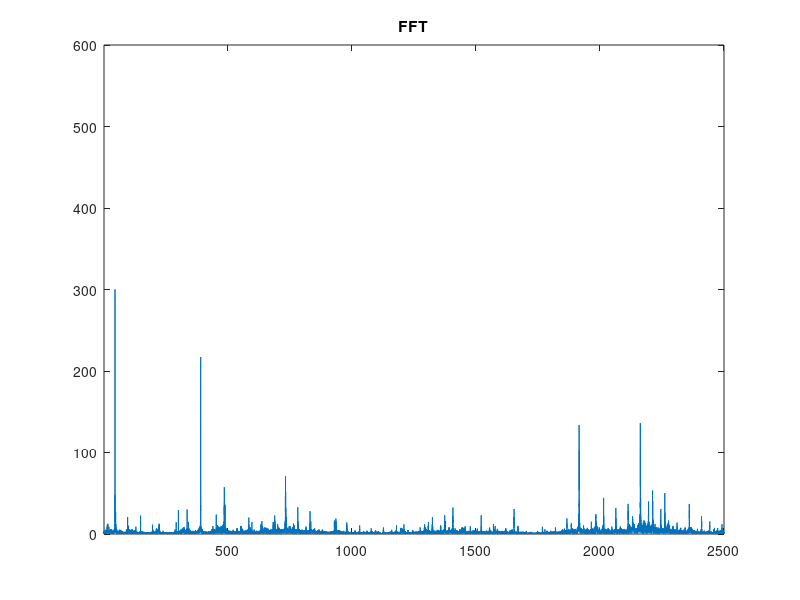

The MATLAB source for this figure:
clc;
clear;
%% señal
%frecuencia muestreo:
Fs = 5000;
%periodo de muestreo:
Ts = 1/Fs;
%muestra:
N = 32768;
%vector tiempo:
t = (0:N-1).*Ts;
%datos pre-fft
m = importdata('29_junio.csv');
%convertirlo a array para poder hacer fft
%t = table2array(m); 
%graficar la señal junto a fft
%subplot(2,1,1),plot(t,m),title('señal'),xlabel('t(ms)'),ylabel('y(t)'),ylim([-5000 5000]);
%% frecuencia
Y = fft(m);
P1 = 2.*(abs(Y(1:N/2)/N));
%frecuency array
f = Fs.*(0:(N/2)-1)./N;
plot(f,P1),title('FFT'),xlim([5 2500]);
%graficar fft junto a señal
%subplot(2,1,2),plot(f,P1),title('FFT'),xlabel('Frecuency (Hz)'),ylabel('A (f)'),xlim([5 8300]),ylim([0 120]);
